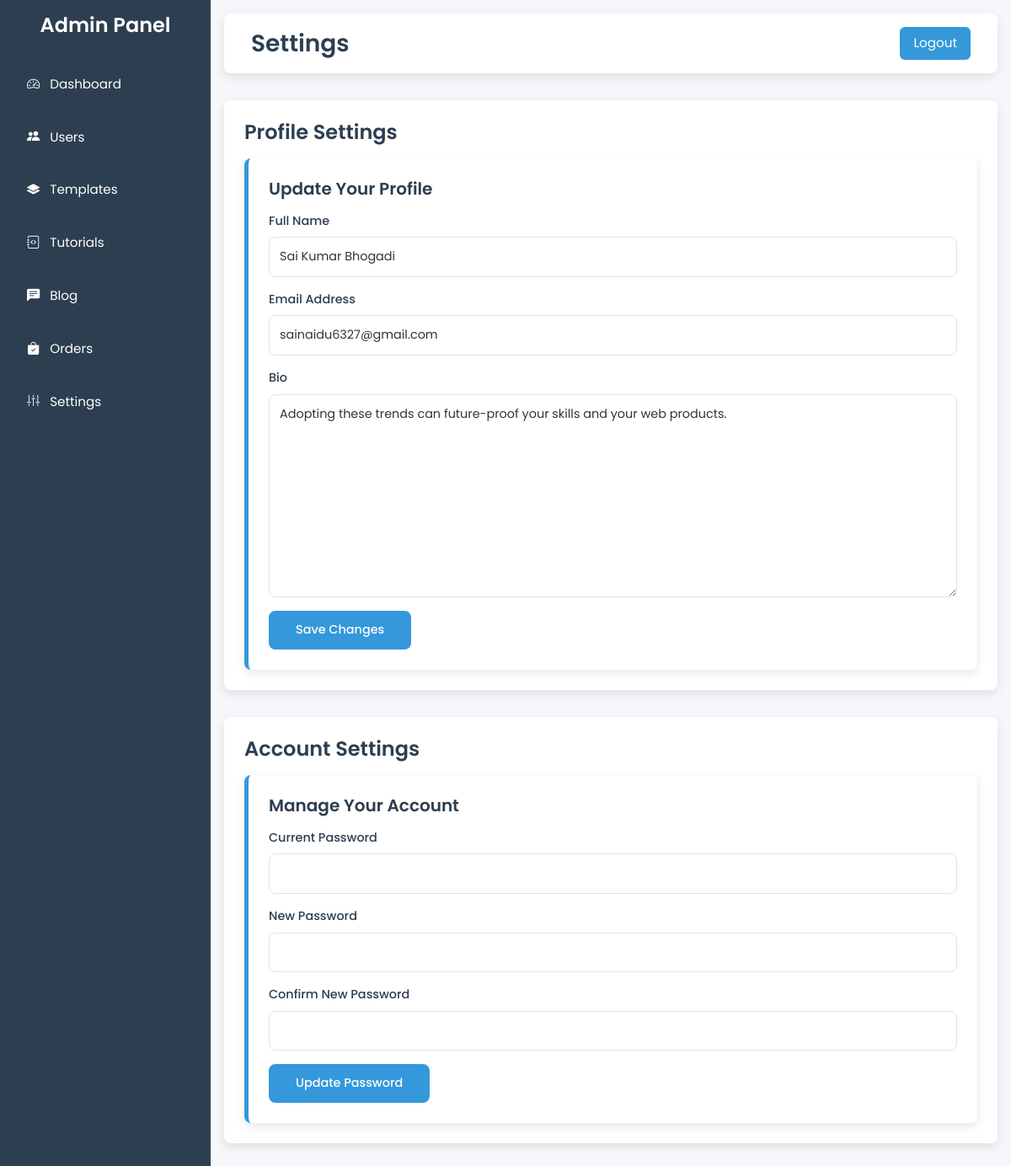
Page /admin-panel/admin-settings/ (signed in) on the committed database.
### codebay_app/models.py (models this page shows, shortened)
class User(AbstractBaseUser, PermissionsMixin):
    email = models.EmailField(unique=True)
    full_name = models.CharField(max_length=255)
    is_active = models.BooleanField(default=True)
    is_staff = models.BooleanField(default=False)
    bio = models.TextField(blank=True, default="")
    date_joined = models.DateTimeField(default=timezone.now)
    objects = UserManager()
    USERNAME_FIELD = 'email'
    REQUIRED_FIELDS = ['full_name']

### admin_panel/views.py (the view, shortened to what this page needs)
# urls.py: path('admin-settings/', views.settings, name='settings'),
@login_required
@user_passes_test(is_admin)
def settings(request):
    profile_form = ProfileForm(instance=request.user)
    password_form = PasswordChangeForm(user=request.user)
    return render(request, 'admin_panel/settings.html', {
        'profile_form': profile_form,
        'password_form': password_form,
    })

### admin_panel/forms.py (shortened to what this page needs)
class ProfileForm(forms.ModelForm):
    class Meta:
        model = User
        fields = ['full_name', 'email', 'bio']

class PasswordChangeForm(forms.Form):
    current_password = forms.CharField(widget=forms.PasswordInput, label="Current Password")
    new_password = forms.CharField(widget=forms.PasswordInput, label="New Password")
    confirm_password = forms.CharField(widget=forms.PasswordInput, label="Confirm New Password")
    def __init__(self, user, *args, **kwargs):
        self.user = user
        super().__init__(*args, **kwargs)

### admin_panel/views.py (called while the page is built)
def is_admin(user):
    return user.is_authenticated and user.is_staff

### admin_panel/templates/admin_panel/settings.html (shortened to what this page needs)
{% extends 'admin_panel/base.html' %}
{% block header_title %}Settings{% endblock %}
{% block content %}
<div class="section">
  <h3>Profile Settings</h3>
  <div class="settings-card">
    <h4>Update Your Profile</h4>
    <form class="settings-form" method="post">
      <div class="form-group">
        <label for="{{ profile_form.full_name.id_for_label }}">Full Name</label>
        {{ profile_form.full_name }}
      </div>
      <div class="form-group">
        <label for="{{ profile_form.email.id_for_label }}">Email Address</label>
        {{ profile_form.email }}
      </div>
      <div class="form-group">
        <label for="{{ profile_form.bio.id_for_label }}">Bio</label>
        {{ profile_form.bio }}
      </div>
      <button type="submit" class="settings-btn">Save Changes</button>
    </form>
  </div>
</div>
<div class="section">
  <h3>Account Settings</h3>
  <div class="settings-card">
    <h4>Manage Your Account</h4>
    <form class="settings-form" method="post">
      <div class="form-group">
        <label for="{{ password_form.current_password.id_for_label }}">Current Password</label>
        {{ password_form.current_password }}
      </div>
      <div class="form-group">
        <label for="{{ password_form.new_password.id_for_label }}">New Password</label>
        {{ password_form.new_password }}
      </div>
      <div class="form-group">
        <label for="{{ password_form.confirm_password.id_for_label }}">Confirm New Password</label>
        {{ password_form.confirm_password }}
      </div>
      <button type="submit" class="settings-btn">Update Password</button>
    </form>
  </div>
</div>
{% endblock %}

### admin_panel/templates/admin_panel/base.html (style rules this page uses)
body { font-family: 'Poppins', sans-serif; background-color: #F5F7FA; color: #2C3E50; margin: 0; padding: 0; overflow-x: hidden; }
.section { background-color: #FFFFFF; padding: 1.5rem; border-radius: 8px; box-shadow: 0 4px 12px rgba(0, 0, 0, 0.1); animation: fadeIn 1s ease-in; margin-bottom: 2rem; }
.section h3 { font-weight: 600; font-size: 1.5rem; color: #2C3E50; margin-bottom: 1rem; }

### admin_panel/templates/admin_panel/settings.html (style rules this page uses)
.settings-card { background-color: #FFFFFF; padding: 1.5rem; border-radius: 8px; box-shadow: 0 4px 12px rgba(0, 0, 0, 0.1); border-left: 5px solid #3498DB; animation: fadeIn 1s ease-in; }
.settings-card h4 { font-weight: 600; font-size: 1.25rem; color: #2C3E50; margin-bottom: 1rem; }
.settings-form { display: flex; flex-direction: column; gap: 1rem; }
.form-group { display: flex; flex-direction: column; gap: 0.5rem; }
.form-group label { font-size: 0.9rem; font-weight: 500; color: #2C3E50; }
.form-group input, .form-group textarea { padding: 0.75rem; border: 1px solid #E0E4E8; border-radius: 8px; font-size: 0.9rem; color: #333333; transition: border-color 0.3s ease; }
.settings-btn { padding: 0.75rem 2rem; font-size: 0.9rem; font-weight: 500; background-color: #3498DB; color: #FFFFFF; border: none; border-radius: 8px; transition: background-color 0.3s ease; align-self: flex-start; }

### rows in the picture
User: full_name "Sai Kumar Bhogadi", email "sainaidu6327@gmail.com", bio "Adopting these trends can future-proof your skills and your web products."
